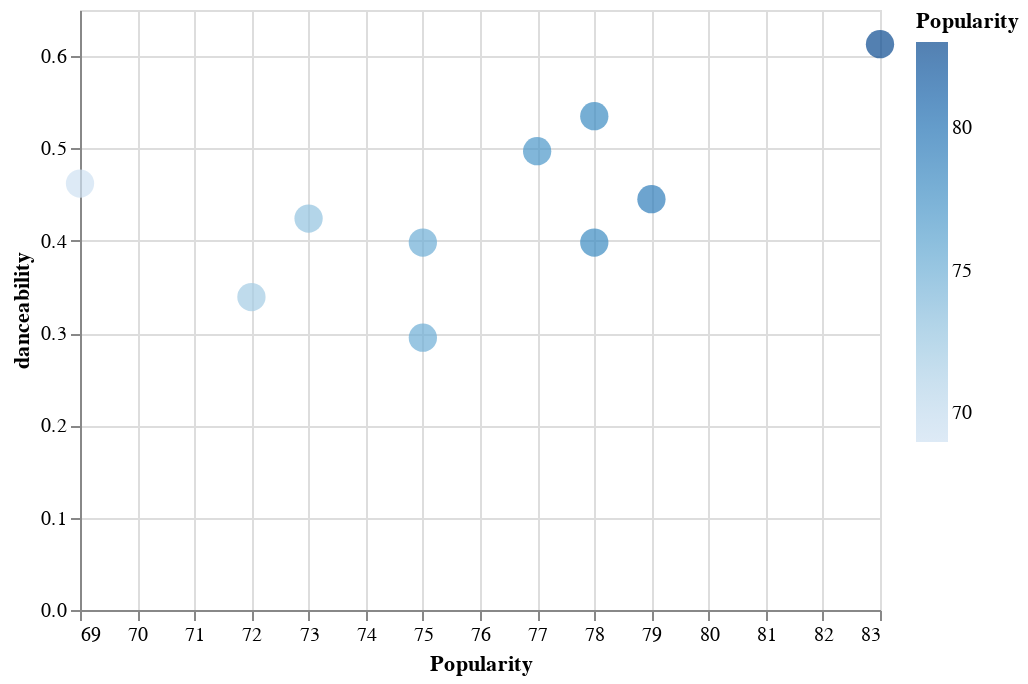

Here is the notebook cell this chart was saved with:
### Code cell
alt.Chart(df_plot).mark_circle().encode(
alt.X('Popularity', scale=alt.Scale(zero=False)), y=f'{feature_name}', color=alt.Color('Popularity', scale=alt.Scale(zero=False)), 
size=alt.value(200), tooltip=['Popularity', f'{feature_name}', 'Song Name', 'Album Name'])

### Figure 1 — Vega-Lite specification as saved in the notebook (floating-point values rounded to 4 significant figures)
{"config": {"view": {"continuousWidth": 400, "continuousHeight": 300}}, "data": {"name": "data-e4110ee4f73bb72945e68ac31ce9be7a"}, "mark": "circle", "encoding": {"color": {"field": "Popularity", "scale": {"zero": false}, "type": "quantitative"}, "size": {"value": 200}, "tooltip": [{"field": "Popularity", "type": "quantitative"}, {"field": "danceability", "type": "quantitative"}, {"field": "Song Name", "type": "nominal"}, {"field": "Album Name", "type": "nominal"}], "x": {"field": "Popularity", "scale": {"zero": false}, "type": "quantitative"}, "y": {"field": "danceability", "type": "quantitative"}}, "$schema": "https://vega.github.io/schema/vega-lite/v4.17.0.json", "datasets": {"data-e4110ee4f73bb72945e68ac31ce9be7a": [{"Artist": "Mitski", "Album Name": "A Burning Hill", "Song Name": "Washing Machine Heart", "Release Date": "2018-08-17", "Popularity": 83, "danceability": 0.613}, {"Artist": "Mitski", "Album Name": "A Burning Hill", "Song Name": "First Love / Late Spring", "Release Date": "2014-11-11", "Popularity": 79, "danceability": 0.445}, {"Artist": "Mitski", "Album Name": "A Burning Hill", "Song Name": "Nobody", "Release Date": "2018-08-17", "Popularity": 78, "danceability": 0.398}, {"Artist": "Mitski", "Album Name": "A Burning Hill", "Song Name": "Francis Forever", "Release Date": "2014-11-11", "Popularity": 78, "danceability": 0.535}, {"Artist": "Mitski", "Album Name": "A Burning Hill", "Song Name": "Me and My Husband", "Release Date": "2018-08-17", "Popularity": 77, "danceability": 0.497}, {"Artist": "Mitski", "Album Name": "A Burning Hill", "Song Name": "A Pearl", "Release Date": "2018-08-17", "Popularity": 75, "danceability": 0.295}, {"Artist": "Mitski", "Album Name": "A Burning Hill", "Song Name": "I Bet on Losing Dogs", "Release Date": "2016-06-17", "Popularity": 75, "danceability": 0.398}, {"Artist": "Mitski", "Album Name": "A Burning Hill", "Song Name": "Liquid Smooth", "Release Date": "2012-01-31", "Popularity": 73, "danceability": 0.424}, {"Artist": "Mitski", "Album Name": "A Burning Hill", "Song Name": "I Want You", "Release Date": "2013-08-01", "Popularity": 72, "danceability": 0.339}, {"Artist": "Mitski", "Album Name": "A Burning Hill", "Song Name": "A Burning Hill", "Release Date": "2016-06-17", "Popularity": 69, "danceability": 0.462}]}}
